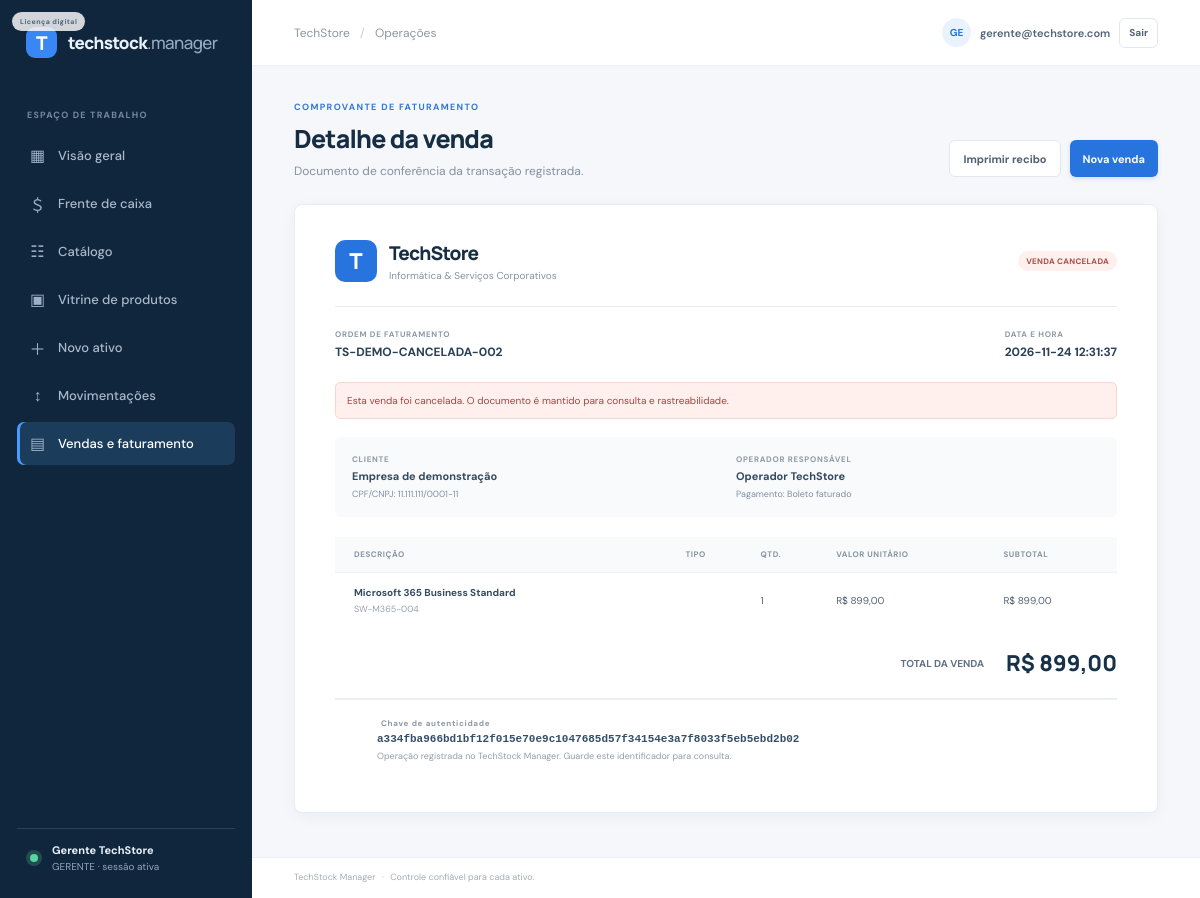
The page /sales/2 (signed in) on the database its author committed.
### tables this page shows
CREATE TABLE usuarios (
    id INTEGER PRIMARY KEY AUTOINCREMENT,
    nome_completo TEXT NOT NULL CHECK (length(trim(nome_completo)) > 0),
    email TEXT NOT NULL COLLATE NOCASE UNIQUE CHECK (length(trim(email)) > 0),
    senha_hash TEXT NOT NULL,
    perfil_acesso TEXT NOT NULL CHECK (perfil_acesso IN ('OPERADOR', 'GERENTE')),
    status TEXT NOT NULL DEFAULT 'ATIVO' CHECK (status IN ('ATIVO', 'INATIVO'))
);

CREATE TABLE vendas (
    id INTEGER PRIMARY KEY AUTOINCREMENT,
    numero_pedido TEXT NOT NULL UNIQUE,
    data_hora TEXT NOT NULL DEFAULT CURRENT_TIMESTAMP,
    cliente_nome TEXT NOT NULL CHECK (length(trim(cliente_nome)) > 0),
    cliente_documento TEXT NOT NULL CHECK (length(trim(cliente_documento)) > 0),
    forma_pagamento TEXT NOT NULL CHECK (
        forma_pagamento IN ('PIX', 'CARTAO_CREDITO', 'BOLETO_FATURADO')
    ),
    valor_total NUMERIC NOT NULL CHECK (valor_total > 0),
    status_venda TEXT NOT NULL DEFAULT 'CONCLUIDA'
        CHECK (status_venda IN ('CONCLUIDA', 'CANCELADA')),
    chave_autenticidade TEXT NOT NULL UNIQUE,
    usuario_id INTEGER NOT NULL,
    FOREIGN KEY (usuario_id) REFERENCES usuarios (id) ON DELETE RESTRICT
);

CREATE TABLE itens_venda (
    id INTEGER PRIMARY KEY AUTOINCREMENT,
    venda_id INTEGER NOT NULL,
    produto_id INTEGER NOT NULL,
    quantidade_vendida INTEGER NOT NULL
        CHECK (typeof(quantidade_vendida) = 'integer' AND quantidade_vendida > 0),
    preco_unitario_praticado NUMERIC NOT NULL CHECK (preco_unitario_praticado > 0),
    subtotal_item NUMERIC NOT NULL CHECK (subtotal_item > 0),
    FOREIGN KEY (venda_id) REFERENCES vendas (id) ON DELETE RESTRICT,
    FOREIGN KEY (produto_id) REFERENCES products (id) ON DELETE RESTRICT,
    UNIQUE (venda_id, produto_id)
);

CREATE TABLE products (
    id INTEGER PRIMARY KEY AUTOINCREMENT,
    sku TEXT NOT NULL UNIQUE CHECK (length(trim(sku)) > 0),
    name TEXT NOT NULL CHECK (length(trim(name)) > 0),
    manufacturer TEXT NOT NULL,
    item_type TEXT NOT NULL CHECK (item_type IN ('Hardware', 'Software', 'Periférico')),
    specification TEXT NOT NULL,
    licensing_model TEXT,
    price NUMERIC NOT NULL CHECK (price > 0),
    stock INTEGER NOT NULL DEFAULT 0 CHECK (typeof(stock) = 'integer' AND stock >= 0),
    min_stock INTEGER NOT NULL DEFAULT 0 CHECK (typeof(min_stock) = 'integer' AND min_stock >= 0),
    location TEXT NOT NULL,
    active INTEGER NOT NULL DEFAULT 1 CHECK (active IN (0, 1)),
    category_id INTEGER NOT NULL,
    supplier_id INTEGER NOT NULL, image_data BLOB, image_mime_type TEXT
                CHECK (image_mime_type IS NULL OR image_mime_type IN
                    ('image/jpeg', 'image/png', 'image/webp')),
    CHECK (item_type != 'Software' OR length(trim(licensing_model)) > 0),
    FOREIGN KEY (category_id) REFERENCES categories (id) ON DELETE RESTRICT,
    FOREIGN KEY (supplier_id) REFERENCES suppliers (id) ON DELETE RESTRICT
);

### app.py (the view)
    @app.get("/sales/<int:sale_id>")
    @login_required
    def sale_detail(sale_id):
        sale, items = load_sale(sale_id)
        return render_template("sale_receipt.html", sale=sale, items=items)

### templates/sale_receipt.html (shortened to what this page needs)
{% extends "base.html" %}
{% block content %}
<section class="page-heading heading-row no-print">
  <div><div class="eyebrow">COMPROVANTE DE FATURAMENTO</div><h1>Detalhe da venda</h1><p>Documento de conferência da transação registrada.</p></div>
  <div class="heading-actions"><button class="button button-secondary" type="button" onclick="window.print()">Imprimir recibo</button><a class="button button-primary" href="{{ url_for('new_sale') }}">Nova venda</a></div>
</section>
<article class="receipt">
  <header class="receipt-header">
    <div><div class="receipt-brand-mark">T</div><div><h1>TechStore</h1><p>Informática &amp; Serviços Corporativos</p></div></div>
    <div class="receipt-status status-{{ sale.status_venda|lower }}">{{ 'VENDA CONCLUÍDA' if sale.status_venda == 'CONCLUIDA' else 'VENDA CANCELADA' }}</div>
  </header>
  <div class="receipt-order"><div><span>ORDEM DE FATURAMENTO</span><strong>{{ sale.numero_pedido }}</strong></div><div><span>DATA E HORA</span><strong>{{ sale.data_hora }}</strong></div></div>
  {% if sale.status_venda == 'CANCELADA' %}<div class="receipt-cancelled">Esta venda foi cancelada. O documento é mantido para consulta e rastreabilidade.</div>{% endif %}
  <section class="receipt-parties">
    <div><span>CLIENTE</span><strong>{{ sale.cliente_nome }}</strong><small>CPF/CNPJ: {{ sale.cliente_documento }}</small></div>
    <div><span>OPERADOR RESPONSÁVEL</span><strong>{{ sale.operador_nome }}</strong><small>Pagamento: {{ {'PIX': 'PIX', 'CARTAO_CREDITO': 'Cartão de crédito', 'BOLETO_FATURADO': 'Boleto faturado'}[sale.forma_pagamento] }}</small></div>
  </section>
  <div class="table-wrap">
    <table class="receipt-table"><thead><tr><th>DESCRIÇÃO</th><th>TIPO</th><th>QTD.</th><th>VALOR UNITÁRIO</th><th>SUBTOTAL</th></tr></thead><tbody>
      {% for item in items %}
      <tr><td><strong>{{ item.name }}</strong><small>{{ item.sku }}</small></td><td><span class="item-type-badge {% if item.item_type == 'Software' %}badge-license{% else %}badge-physical{% endif %}">{{ 'Licença digital' if item.item_type == 'Software' else 'Componente físico' }}</span></td><td>{{ item.quantidade_vendida }}</td><td>R$ {{ '%.2f'|format(item.preco_unitario_praticado)|replace('.', ',') }}</td><td>R$ {{ '%.2f'|format(item.subtotal_item)|replace('.', ',') }}</td></tr>
      {% endfor %}
    </tbody></table>
  </div>
  <div class="receipt-total"><span>TOTAL DA VENDA</span><strong>R$ {{ '%.2f'|format(sale.valor_total)|replace('.', ',') }}</strong></div>
  <footer class="receipt-auth"><span>Chave de autenticidade</span><strong>{{ sale.chave_autenticidade }}</strong><small>Operação registrada no TechStock Manager. Guarde este identificador para consulta.</small></footer>
</article>
{% endblock %}

### templates/base.html (shortened to what this page needs)
<!doctype html>
<html lang="pt-BR">
<head>
  <link rel="stylesheet" href="{{ url_for('static', filename='style.css') }}">
</head>
<body>
  {% if current_user %}
  <aside class="sidebar">
    <a class="brand" href="{{ url_for('dashboard') }}">
      <span class="brand-mark">T</span>
      <span>techstock<span class="brand-light">.manager</span></span>
    </a>
    <div class="nav-label">ESPAÇO DE TRABALHO</div>
    <nav class="navigation">
      <a class="nav-link {% if request.endpoint == 'dashboard' %}active{% endif %}" href="{{ url_for('dashboard') }}">
        <span class="nav-icon">▦</span> Visão geral
      </a>
      <a class="nav-link {% if request.endpoint in ['new_sale', 'create_sale'] %}active{% endif %}" href="{{ url_for('new_sale') }}">
        <span class="nav-icon">＄</span> Frente de caixa
      </a>
      <a class="nav-link {% if request.endpoint == 'catalogs' %}active{% endif %}" href="{{ url_for('catalogs') }}">
        <span class="nav-icon">☷</span> Catálogo
      </a>
      <a class="nav-link {% if request.endpoint == 'showroom' %}active{% endif %}" href="{{ url_for('showroom') }}">
        <span class="nav-icon">▣</span> Vitrine de produtos
      </a>
      {% if current_user.perfil_acesso == 'GERENTE' %}
        <a class="nav-link {% if request.endpoint == 'new_product' %}active{% endif %}" href="{{ url_for('new_product') }}"><span class="nav-icon">＋</span> Novo ativo</a>
        <a class="nav-link {% if request.endpoint == 'new_movement' %}active{% endif %}" href="{{ url_for('new_movement') }}"><span class="nav-icon">↕</span> Movimentações</a>
        <a class="nav-link {% if request.endpoint in ['sales_report', 'sale_detail'] %}active{% endif %}" href="{{ url_for('sales_report') }}"><span class="nav-icon">▤</span> Vendas e faturamento</a>
      {% endif %}
    </nav>
    <div class="sidebar-bottom">
      <div class="status-dot"></div>
      <div><strong>{{ current_user.nome_completo }}</strong><span>{{ current_user.perfil_acesso }} · sessão ativa</span></div>
    </div>
  </aside>
  {% endif %}
  <main class="main-content">
    <header class="topbar">
      <div class="breadcrumb">TechStore <span>/</span>{% if current_user %} Operações{% else %} Produtos e soluções{% endif %}</div>
      {% if current_user %}
      <div class="operator"><span class="operator-avatar">{{ current_user.nome_completo[:2]|upper }}</span><span>{{ current_user.email }}</span><form method="post" action="{{ url_for('logout') }}"><button class="button button-secondary logout-button" type="submit">Sair</button></form></div>
      {% else %}
      <a class="button button-secondary logout-button" href="{{ url_for('login') }}">Acesso da equipe</a>
      {% endif %}
    </header>
    <div class="page-content">
      {% block content %}{% endblock %}
    </div>
    <footer>TechStock Manager <span>·</span> Controle confiável para cada ativo.</footer>
  </main>
</body>
</html>

### rows shown on the page
usuarios: nome_completo "Gerente TechStore", perfil_acesso "GERENTE", nome_completo "GE", email "gerente@techstore.com"
vendas: status_venda "VENDA CANCELADA", numero_pedido "TS-DEMO-CANCELADA-002", data_hora "2026-11-24 12:31:37", cliente_nome "Empresa de demonstração", cliente_documento "11.111.111/0001-11", forma_pagamento "Boleto faturado", valor_total "899,00", chave_autenticidade "a334fba966bd1bf12f015e70e9c1047685d57f34154e3a7f8033f5eb5ebd2b02"
usuarios: operador_nome "Operador TechStore"
itens_venda: name "Microsoft 365 Business Standard", sku "SW-M365-004", quantidade_vendida "1", preco_unitario_praticado "899,00", subtotal_item "899,00"
products: item_type "Licença digital"
